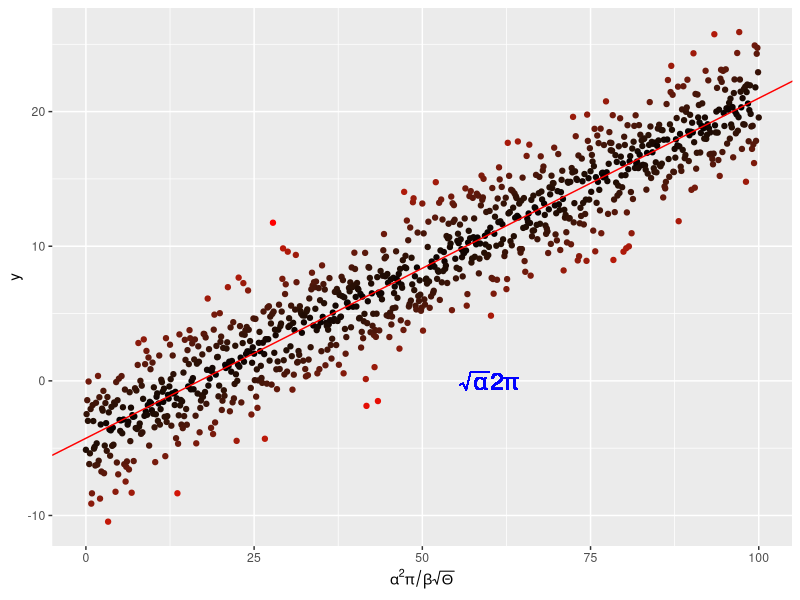

The R source for this figure: (Note: this script raises an error after producing the figure.)
#!usr/bin/env Rscript

###Cleaning the environment
rm(list = ls())

###Libraries
library(ggplot2)

###Mathematical annotation of an axis as well as within the plot area

x <- seq(0, 100, by = 0.1)
y <- -4. + 0.25 * x +
  rnorm(length(x), mean = 0., sd = 2.5)

# and put them in a dataframe
my_data <- data.frame(x = x, y = y)

# perform a linear regression
my_lm <- summary(lm(y ~ x, data = my_data))

# plot the data
p <-  ggplot(my_data, aes(x = x, y = y,
                          colour = abs(my_lm$residual))
) +
  geom_point() +
  scale_colour_gradient(low = "black", high = "red") +
  theme(legend.position = "none") +
  scale_x_continuous(
    expression(alpha^2 * pi / beta * sqrt(Theta)))

# add the regression line
p <- p + geom_abline(
  intercept = my_lm$coefficients[1][1],
  slope = my_lm$coefficients[2][1],
  colour = "red")
# throw some math on the plot
p <- p + geom_text(aes(x = 60, y = 0,
                       label = "sqrt(alpha) * 2* pi"), 
                   parse = TRUE, size = 6, 
                   colour = "blue")

p

###Saving the file in results
pdf("../results/MyLinReg.pdf")
print(p)
dev.off()